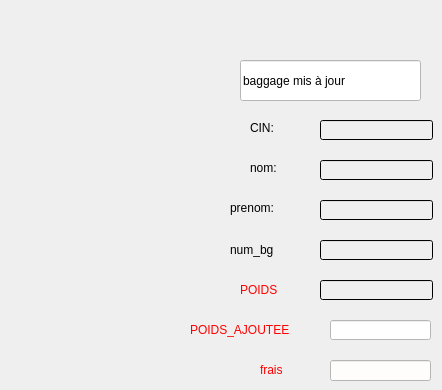
    <widget class="QWidget" name="results">
     <attribute name="title">
      <string>results</string>
     </attribute>
     <widget class="QLineEdit" name="lineEdit_2">
      <property name="geometry">
       <rect>
        <x>240</x>
        <y>60</y>
        <width>181</width>
        <height>41</height>
       </rect>
      </property>
      <property name="styleSheet">
       <string notr="true">background-color: qlineargradient(spread:pad, x1:0, y1:0, x2:0, y2:0, stop:0 rgba(0, 0, 0, 0), stop:1 rgba(255, 255, 255, 255));
font: 75 14pt &quot;MS Shell Dlg 2&quot;;
background-color: rgba(255, 255, 255, 255);</string>
      </property>
      <property name="text">
       <string>baggage mis à jour</string>
      </property>
     </widget>
     <widget class="QLabel" name="label_12">
      <property name="geometry">
       <rect>
        <x>250</x>
        <y>160</y>
        <width>51</width>
        <height>16</height>
       </rect>
      </property>
      <property name="styleSheet">
       <string notr="true">background-color: qlineargradient(spread:pad, x1:1, y1:1, x2:1, y2:1, stop:0 rgba(183, 81, 183, 0), stop:1 rgba(255, 255, 255, 0));
font: 75 11pt &quot;MS Shell Dlg 2&quot;;</string>
      </property>
      <property name="text">
       <string>nom:</string>
      </property>
     </widget>
     <widget class="QLabel" name="label_13">
      <property name="geometry">
       <rect>
        <x>230</x>
        <y>200</y>
        <width>61</width>
        <height>16</height>
       </rect>
      </property>
      <property name="styleSheet">
       <string notr="true">background-color: qlineargradient(spread:pad, x1:1, y1:1, x2:1, y2:1, stop:0 rgba(183, 81, 183, 0), stop:1 rgba(255, 255, 255, 0));
font: 75 11pt &quot;MS Shell Dlg 2&quot;;</string>
      </property>
      <property name="text">
       <string>prenom:</string>
      </property>
     </widget>
     <widget class="QLabel" name="label_14">
      <property name="geometry">
       <rect>
        <x>230</x>
        <y>240</y>
        <width>61</width>
        <height>20</height>
       </rect>
      </property>
      <property name="styleSheet">
       <string notr="true">background-color: qlineargradient(spread:pad, x1:1, y1:1, x2:1, y2:1, stop:0 rgba(183, 81, 183, 0), stop:1 rgba(255, 255, 255, 0));
font: 75 11pt &quot;MS Shell Dlg 2&quot;;</string>
      </property>
      <property name="text">
       <string>num_bg</string>
      </property>
     </widget>
     <widget class="QLabel" name="label_15">
      <property name="geometry">
       <rect>
        <x>250</x>
        <y>120</y>
        <width>31</width>
        <height>16</height>
       </rect>
      </property>
      <property name="styleSheet">
       <string notr="true">background-color: qlineargradient(spread:pad, x1:1, y1:1, x2:1, y2:1, stop:0 rgba(183, 81, 183, 0), stop:1 rgba(255, 255, 255, 0));
font: 75 11pt &quot;MS Shell Dlg 2&quot;;</string>
      </property>
      <property name="text">
       <string>CIN:</string>
      </property>
     </widget>
     <widget class="QLineEdit" name="pname_res">
      <property name="geometry">
       <rect>
        <x>320</x>
        <y>200</y>
        <width>113</width>
        <height>20</height>
       </rect>
      </property>
      <property name="styleSheet">
       <string notr="true">background-color: qlineargradient(spread:pad, x1:1, y1:1, x2:1, y2:1, stop:0 rgba(0, 0, 0, 0), stop:1 rgba(255, 255, 255, 255));</string>
      </property>
      <property name="readOnly">
       <bool>true</bool>
      </property>
     </widget>
     <widget class="QLineEdit" name="name_res">
      <property name="geometry">
       <rect>
        <x>320</x>
        <y>160</y>
        <width>113</width>
        <height>20</height>
       </rect>
      </property>
      <property name="styleSheet">
       <string notr="true">background-color: qlineargradient(spread:pad, x1:1, y1:1, x2:1, y2:1, stop:0 rgba(0, 0, 0, 0), stop:1 rgba(255, 255, 255, 255));</string>
      </property>
      <property name="readOnly">
       <bool>true</bool>
      </property>
     </widget>
     <widget class="QLineEdit" name="num_bg_res">
      <property name="geometry">
       <rect>
        <x>320</x>
        <y>240</y>
        <width>113</width>
        <height>20</height>
       </rect>
      </property>
      <property name="styleSheet">
       <string notr="true">background-color: qlineargradient(spread:pad, x1:1, y1:1, x2:1, y2:1, stop:0 rgba(0, 0, 0, 0), stop:1 rgba(255, 255, 255, 255));</string>
      </property>
      <property name="readOnly">
       <bool>true</bool>
      </property>
     </widget>
     <widget class="QLineEdit" name="cin_res">
      <property name="geometry">
       <rect>
        <x>320</x>
        <y>120</y>
        <width>113</width>
        <height>20</height>
       </rect>
      </property>
      <property name="styleSheet">
       <string notr="true">background-color: qlineargradient(spread:pad, x1:1, y1:1, x2:1, y2:1, stop:0 rgba(0, 0, 0, 0), stop:1 rgba(255, 255, 255, 255));</string>
      </property>
      <property name="readOnly">
       <bool>true</bool>
      </property>
     </widget>
     <widget class="QLineEdit" name="poids_ajoute_res">
      <property name="geometry">
       <rect>
        <x>330</x>
        <y>320</y>
        <width>101</width>
        <height>20</height>
       </rect>
      </property>
      <property name="styleSheet">
       <string notr="true">color: qlineargradient(spread:pad, x1:1, y1:1, x2:1, y2:1, stop:0 rgba(255, 255, 255, 255), stop:1 rgba(255, 255, 255, 255));
background-color: rgb(255, 255, 255);</string>
      </property>
     </widget>
     <widget class="QLabel" name="label_16">
      <property name="geometry">
       <rect>
        <x>190</x>
        <y>320</y>
        <width>121</width>
        <height>20</height>
       </rect>
      </property>
      <property name="styleSheet">
       <string notr="true">background-color: qlineargradient(spread:pad, x1:1, y1:1, x2:1, y2:1, stop:0 rgba(183, 81, 183, 0), stop:1 rgba(255, 255, 255, 0));
font: 63 10pt &quot;Yu Gothic UI Semibold&quot;;
color: rgb(255, 0, 0);
</string>
      </property>
      <property name="text">
       <string>POIDS_AJOUTEE</string>
      </property>
     </widget>
     <widget class="QLabel" name="label_17">
      <property name="enabled">
       <bool>true</bool>
      </property>
      <property name="geometry">
       <rect>
        <x>260</x>
        <y>360</y>
        <width>51</width>
        <height>20</height>
       </rect>
      </property>
      <property name="styleSheet">
       <string notr="true">background-color: qlineargradient(spread:pad, x1:1, y1:1, x2:1, y2:1, stop:0 rgba(183, 81, 183, 0), stop:1 rgba(255, 255, 255, 0));
font: 63 10pt &quot;Yu Gothic UI Semibold&quot;;
color: rgb(255, 0, 0);
</string>
      </property>
      <property name="text">
       <string>frais</string>
      </property>
     </widget>
     <widget class="QLineEdit" name="frais_res">
      <property name="geometry">
       <rect>
        <x>330</x>
        <y>360</y>
        <width>101</width>
        <height>21</height>
       </rect>
      </property>
      <property name="styleSheet">
       <string notr="true">background-color: qlineargradient(spread:pad, x1:1, y1:1, x2:1, y2:1, stop:0 rgba(0, 0, 0, 0), stop:1 rgba(255, 255, 255, 255));
background-color: rgb(255, 253, 252);</string>
      </property>
     </widget>
     <widget class="QLineEdit" name="poids_res">
      <property name="geometry">
       <rect>
        <x>320</x>
        <y>280</y>
        <width>113</width>
        <height>20</height>
       </rect>
      </property>
      <property name="styleSheet">
       <string notr="true">background-color: qlineargradient(spread:pad, x1:1, y1:1, x2:1, y2:1, stop:0 rgba(0, 0, 0, 0), stop:1 rgba(255, 255, 255, 255));</string>
      </property>
      <property name="readOnly">
       <bool>true</bool>
      </property>
     </widget>
     <widget class="QLabel" name="label_30">
      <property name="geometry">
       <rect>
        <x>240</x>
        <y>280</y>
        <width>51</width>
        <height>20</height>
       </rect>
      </property>
      <property name="styleSheet">
       <string notr="true">background-color: qlineargradient(spread:pad, x1:1, y1:1, x2:1, y2:1, stop:0 rgba(183, 81, 183, 0), stop:1 rgba(255, 255, 255, 0));
font: 63 10pt &quot;Yu Gothic UI Semibold&quot;;
color: rgb(255, 0, 0);
</string>
      </property>
      <property name="text">
       <string>POIDS</string>
      </property>
     </widget>
    </widget>
